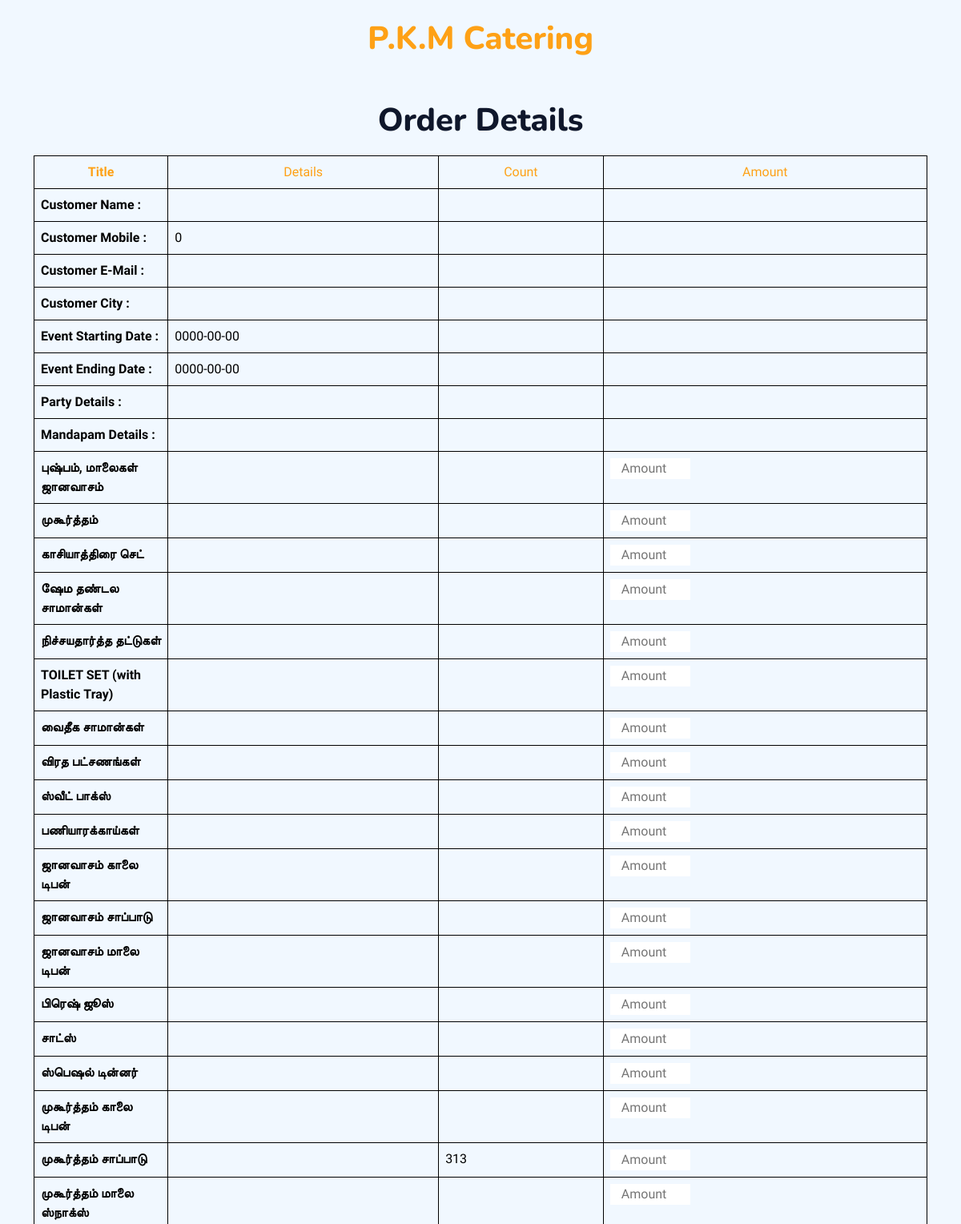
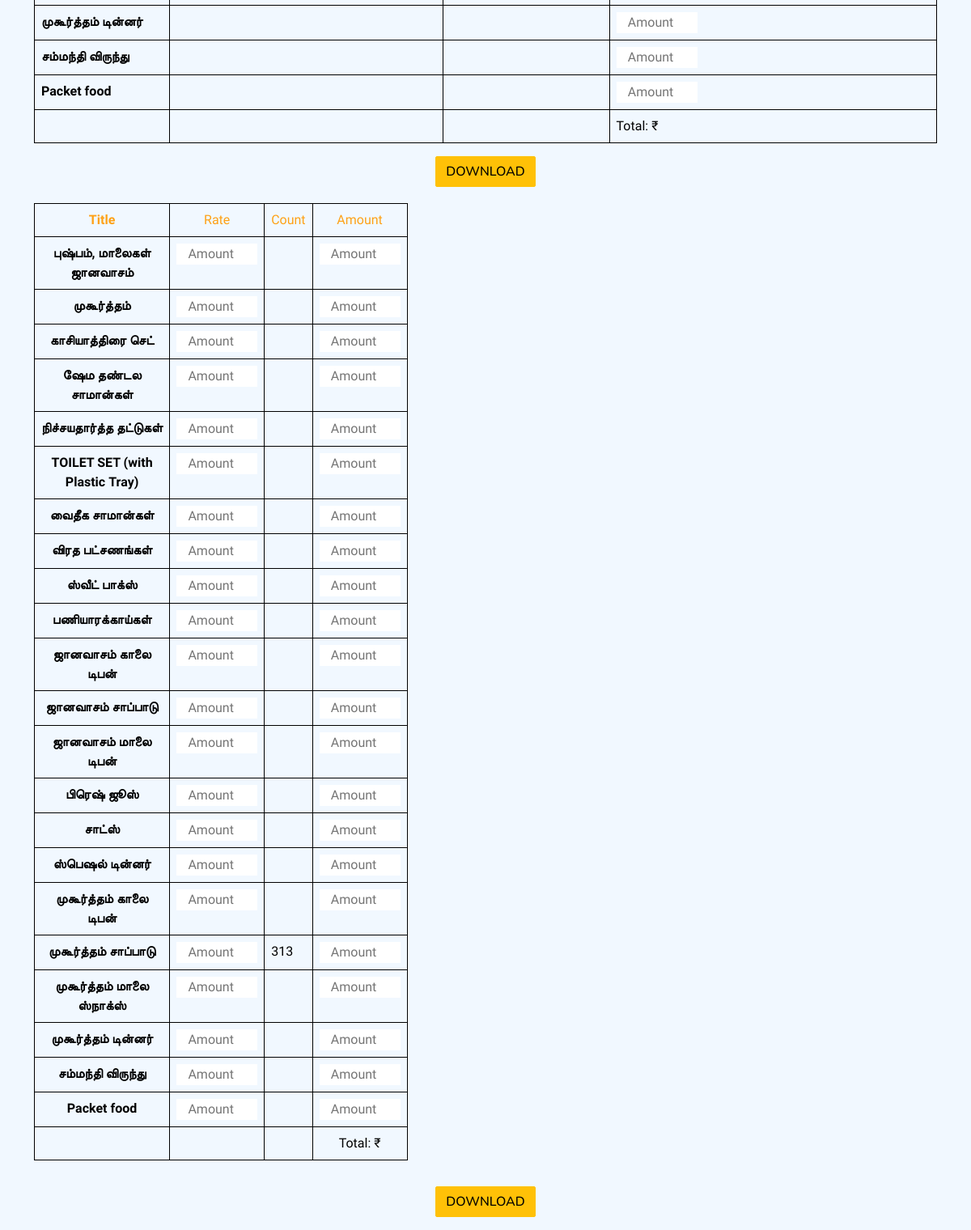
Screenshot of /admin/view_order.php?id=20 with the database file from the repository (2 pictures, top to bottom).
### tables this page shows
CREATE TABLE `order_details` (
  `id` int(40) NOT NULL,
  `uname` text DEFAULT NULL,
  `unumber` int(20) DEFAULT NULL,
  `uemail` varchar(60) DEFAULT NULL,
  `ucity` varchar(30) DEFAULT NULL,
  `usdate` date DEFAULT NULL,
  `uedate` date DEFAULT NULL,
  `upartydetails` mediumtext DEFAULT NULL,
  `uhalldetails` mediumtext DEFAULT NULL,
  `malaifirday` longtext DEFAULT NULL,
  `wedmalaiset` longtext DEFAULT NULL,
  `kasiyathiraiset` longtext DEFAULT NULL,
  `samangalset` longtext DEFAULT NULL,
  `wedplateset` longtext DEFAULT NULL,
  `toiletset` longtext DEFAULT NULL,
  `vedicset` longtext DEFAULT NULL,
  `carrybag` longtext DEFAULT NULL,
  `carrybagcou` int(20) DEFAULT NULL,
  `carrybagweat` longtext DEFAULT NULL,
  `carrybagsweatcou` int(20) DEFAULT NULL,
  `carrybagcookie` longtext DEFAULT NULL,
  `carrybagcookiecou` int(20) DEFAULT NULL,
  `firdaymor` longtext DEFAULT NULL,
  `firdaymorcou` int(20) DEFAULT NULL,
  `fir_day_after` longtext DEFAULT NULL,
  `firdayaftcou` int(20) DEFAULT NULL,
  `firdayeve` longtext DEFAULT NULL,
  `firdayevecou` int(20) DEFAULT NULL,
  `firdaydrink` longtext DEFAULT NULL,
  `firdaycooldrinkcou` int(20) DEFAULT NULL,
  `firdaysnack` longtext DEFAULT NULL,
  `firdaysnackcou` int(20) DEFAULT NULL,
  `firdaydinner` longtext DEFAULT NULL,
  `firdaydinnercou` int(20) DEFAULT NULL,
  `secdaymor` longtext DEFAULT NULL,
  `secdaymorcou` int(20) DEFAULT NULL,
  `sec_day_after` longtext DEFAULT NULL,
  `secdayaftercou` int(20) DEFAULT NULL,
  `secdayeve` longtext DEFAULT NULL,
  `secdayevecou` int(20) DEFAULT NULL,
  `secdaydinner` longtext DEFAULT NULL,
  `secdaydinnercou` int(20) DEFAULT NULL,
  `guestfood` longtext DEFAULT NULL,
  `guestfoodcou` int(20) DEFAULT NULL,
  `packetfood` longtext DEFAULT NULL,
  `packetfoodcou` int(20) DEFAULT NULL
);

### admin/view_order.php (the view, shortened to what the rows shown need)
<?php
$conn = mysqli_connect("localhost", "root", "", "pkm_catering");
if (isset($_GET['id'])) {
    $order_id = $_GET['id'];
    $result = mysqli_query($conn, "SELECT * FROM order_details WHERE id = $order_id");
    $row = mysqli_fetch_assoc($result);
    $daysecafter = isset($row['sec_day_after']) ? unserialize($row['sec_day_after']) : [];
} else {
    header("Location: index.php");
    exit();
}
 ?>
<!DOCTYPE html>
<html lang="en">
<head>
    <link href="https://cdnjs.cloudflare.com/ajax/libs/font-awesome/5.10.0/css/all.min.css" rel="stylesheet">
    <link href="https://cdn.jsdelivr.net/npm/bootstrap-icons@1.4.1/font/bootstrap-icons.css" rel="stylesheet">
    <link href="../lib/animate/animate.min.css" rel="stylesheet">
    <link href="../lib/owlcarousel/assets/owl.carousel.min.css" rel="stylesheet">
    <link href="../lib/tempusdominus/css/tempusdominus-bootstrap-4.min.css" rel="stylesheet" />
    <link href="../css/bootstrap.min.css" rel="stylesheet">
    <link href="../css/style.css" rel="stylesheet">
   <link rel="stylesheet" href="../css/style2.css">
</head>
<body>
<div class="container">
        <a href="" class="navbar-brand p-0">
            <h1 class="text-primary m-0 text-center m-4" >P.K.M Catering</h1>
        </a><br>
        <h1 class="text-center">Order Details</h1>
    </div>
    <div class="container orders-table">
        <table class="table table-bordered" id="pdfTable">
            <tr class="text-primary">
                <th class="text-primary text-center" style="width : 150px;">Title</th>
            </tr>
            <tr>
                <th style="color: black">Customer Name :</th>
            </tr>
            <tr>
            <th style="color: black">Customer Mobile :</th>
            <td><?= $row['unumber'] ?></td>
            <td id="cou"></td>
            <td ></td>
            </tr>
            <tr>
            <th style="color: black">Customer E-Mail :</th>
            </tr>
            <tr>
            <th style="color: black">Customer City :</th>
            </tr>
            <tr>
            <th style="color: black">Event Starting Date :</th>
            <td><?= $row['usdate'] ?></td>
            <td id="cou"></td>
            <td></td>
            </tr>
            <tr>
            <th style="color: black">Event Ending Date :</th>
            <td><?= $row['uedate'] ?></td>
            <td id="cou"></td>
            <td></td>
            </tr>
            <tr>
            <th style="color: black">Party Details :</th>
            </tr>
            <tr>
            <th style="color: black">Mandapam Details :</th>
            </tr>
            <tr>
            <th style="color: black">புஷ்பம், மாலைகள் ஜானவாசம்</th>
            </tr>
            <tr>
            <th style="color: black">முகூர்த்தம்</th>
            </tr>
            <tr>
            <th style="color: black">காசியாத்திரை செட்</th>
            </tr>
            <tr>
            <th style="color: black">ஷேம தண்டல சாமான்கள்</th>
            </tr>
            <tr>
            <th style="color: black">நிச்சயதார்த்த தட்டுகள்</th>
            </tr>
            <tr>
            <th style="color: black">TOILET SET (with Plastic Tray)</th>
            </tr>
            <tr>
            <th style="color: black">வைதீக சாமான்கள்</th>
            </tr>
            <tr>
            <th style="color: black">விரத பட்சணங்கள்</th>
            </tr>
            <tr>
            <th style="color: black">ஸ்வீட் பாக்ஸ்</th>
            </tr>
            <tr>
            <th style="color: black">பணியாரக்காய்கள்</th>
            </tr>
            <tr>
                <th style="color: black">ஜானவாசம் காலை டிபன்</th>
            </tr>
            <tr>
            <th style="color: black">ஜானவாசம் சாப்பாடு</th>
            </tr>
            <tr>
            <th style="color: black">ஜானவாசம் மாலை டிபன்</th>
            </tr>
            <tr>
            <th style="color: black">பிரெஷ் ஜூஸ்</th>
            </tr>
            <tr>
            <th style="color: black">சாட்ஸ்</th>
            </tr>
            <tr>
            <th style="color: black">ஸ்பெஷல் டின்னர்</th>
            </tr>
            <tr>
            <th style="color: black">முகூர்த்தம் காலை டிபன்</th>
            </tr>
            <tr>
            <th style="color: black">முகூர்த்தம் சாப்பாடு</th>
            <td><?php echo !empty($daysecafter) ? implode(', ', $daysecafter) : ''; ?></td>
            <td id="cou"><?= !empty($row['secdayaftercou']) ? $row['secdayaftercou'] : ''; ?></td>
            <td ><input placeholder="Amount" type="number" id="f18"  oninput="calculateTotal()" required></td>
            </tr>
            <tr>
            <th style="color: black">முகூர்த்தம் மாலை ஸ்நாக்ஸ்</th>
            </tr>
            <tr>
            <th style="color: black">முகூர்த்தம் டின்னர்</th>
            </tr>
            <tr>
            <th style="color: black">சம்மந்தி விருந்து</th>
            </tr>
            <tr>
            <th style="color: black">Packet food</th>
            </tr>
            <tr>
                <th></th>
            </tr>
        </table>
    </div>
    <div class="container justify-content-center align-items-center text-center">
        <table class="table table-bordered" id="pdfTable2" style="width: 300px;height:fit-content;">
            <tr class="text-primary">
                <th class="text-primary text-center" style="width : 150px;">Title</th>
            </tr>
            <tr>
            <th style="color: black">புஷ்பம், மாலைகள் ஜானவாசம்</th>
            </tr>
            <tr>
            <th style="color: black">முகூர்த்தம்</th>
            </tr>
            <tr>
            <th style="color: black">காசியாத்திரை செட்</th>
            </tr>
            <tr>
            <th style="color: black">ஷேம தண்டல சாமான்கள்</th>
            </tr>
            <tr>
            <th style="color: black">நிச்சயதார்த்த தட்டுகள்</th>
            </tr>
            <tr>
            <th style="color: black">TOILET SET (with Plastic Tray)</th>
            </tr>
            <tr>
            <th style="color: black">வைதீக சாமான்கள்</th>
            </tr>
            <tr>
            <th style="color: black">விரத பட்சணங்கள்</th>
            </tr>
            <tr>
            <th style="color: black">ஸ்வீட் பாக்ஸ்</th>
            </tr>
            <tr>
            <th style="color: black">பணியாரக்காய்கள்</th>
            </tr>
            <tr>
                <th style="color: black">ஜானவாசம் காலை டிபன்</th>
            </tr>
            <tr>
            <th style="color: black">ஜானவாசம் சாப்பாடு</th>
            </tr>
            <tr>
            <th style="color: black">ஜானவாசம் மாலை டிபன்</th>
            </tr>
            <tr>
            <th style="color: black">பிரெஷ் ஜூஸ்</th>
            </tr>
            <tr>
            <th style="color: black">சாட்ஸ்</th>
            </tr>
            <tr>
            <th style="color: black">ஸ்பெஷல் டின்னர்</th>
            </tr>
            <tr>
            <th style="color: black">முகூர்த்தம் காலை டிபன்</th>
            </tr>
            <tr>
            <th style="color: black">முகூர்த்தம் சாப்பாடு</th>
            <td><input placeholder="Amount" type="number" required></td>
            <td id="cou"><?= !empty($row['secdayaftercou']) ? $row['secdayaftercou'] : ''; ?></td>
            <td ><input placeholder="Amount" type="number" id="t18"  oninput="calculateTotal1()" required></td>
            </tr>
            <tr>
            <th style="color: black">முகூர்த்தம் மாலை ஸ்நாக்ஸ்</th>
            </tr>
            <tr>
            <th style="color: black">முகூர்த்தம் டின்னர்</th>
            </tr>
            <tr>
            <th style="color: black">சம்மந்தி விருந்து</th>
            </tr>
            <tr>
            <th style="color: black">Packet food</th>
            </tr>
            <tr>
                <th></th>
            </tr>
        </table>
    </div>
</body>
</html>

### rows the page displays
order_details: unumber "0", usdate "0000-00-00", uedate "0000-00-00", secdayaftercou "313"
